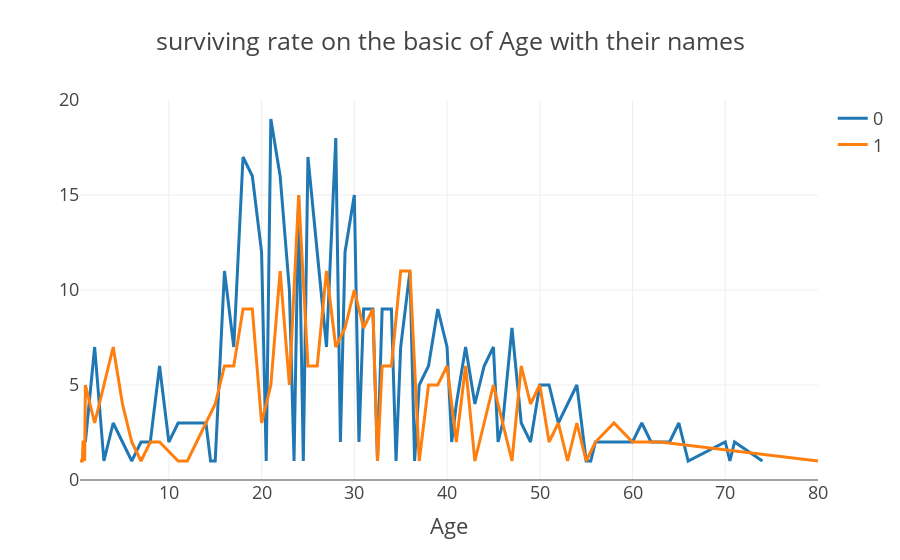

This figure's notebook cell:
### Code cell
col = "Age"
v1 = df_sur[col].value_counts().reset_index()
v1 = v1.rename(columns={col:'count',"index":col})
v1["percent"] = v1["count"].apply(lambda x:100*x/sum(v1["count"]))
v1 = v1.sort_values(col)

v2 = df_not[col].value_counts().reset_index()
v2 = v2.rename(columns={col:'count',"index":col})
v2["percent"] = v2["count"].apply(lambda x:100*x/sum(v1["count"]))
v2 = v2.sort_values(col) 

scat1 = go.Scatter(x = v1[col], y=v1["count"], name="0")
scat2 = go.Scatter(x=v2[col], y=v2["count"], name="1")

data = [scat1, scat2]
layout={'title':"surviving rate on the basic of Age with their names",'xaxis':{'title':"Age"}}
fig = go.Figure(data=data, layout=layout)
fig.layout.template = "presentation"

iplot(fig)

### Figure 1 — Plotly figure (JSON) as saved in the notebook; plotly's stock layout.template omitted (floating-point values rounded to 4 significant figures)
{"data": [{"name": "0", "type": "scatter", "x": [1, 2, 3, 4, 6, 7, 8, 9, 10, 11, 14, 14.5, 15, 16, 17, 18, 19, 20, 20.5, 21, 22, 23, 23.5, 24, 24.5, 25, 26, 27, 28, 28.5, 29, 30, 30.5, 31, 32, 32.5, 33, 34, 34.5, 35, 36, 36.5, 37, 38, 39, 40, 40.5, 41, 42, 43, 44, 45, 45.5, 46, 47, 48, 49, 50, 51, 52, 54, 55, 55.5, 56, 57, 58, 59, 60, 61, 62, 64, 65, 66, 70, 70.5, 71, 74], "y": [2, 7, 1, 3, 1, 2, 2, 6, 2, 3, 3, 1, 1, 11, 7, 17, 16, 12, 1, 19, 16, 10, 1, 15, 1, 17, 12, 7, 18, 2, 12, 15, 2, 9, 9, 1, 9, 9, 1, 7, 11, 1, 5, 6, 9, 7, 2, 4, 7, 4, 6, 7, 2, 3, 8, 3, 2, 5, 5, 3, 5, 1, 1, 2, 2, 2, 2, 2, 3, 2, 2, 3, 1, 2, 1, 2, 1]}, {"name": "1", "type": "scatter", "x": [0.42, 0.67, 0.75, 0.83, 0.92, 1, 2, 3, 4, 5, 6, 7, 8, 9, 11, 12, 13, 14, 15, 16, 17, 18, 19, 20, 21, 22, 23, 24, 25, 26, 27, 28, 29, 30, 31, 32, 32.5, 33, 34, 35, 36, 37, 38, 39, 40, 41, 42, 43, 44, 45, 47, 48, 49, 50, 51, 52, 53, 54, 55, 56, 58, 60, 62, 63, 80], "y": [1, 1, 2, 2, 1, 5, 3, 5, 7, 4, 2, 1, 2, 2, 1, 1, 2, 3, 4, 6, 6, 9, 9, 3, 5, 11, 5, 15, 6, 6, 11, 7, 8, 10, 8, 9, 1, 6, 6, 11, 11, 1, 5, 5, 6, 2, 6, 1, 3, 5, 1, 6, 4, 5, 2, 3, 1, 3, 1, 2, 3, 2, 2, 2, 1]}], "layout": {"title": {"text": "surviving rate on the basic of Age with their names"}, "xaxis": {"title": {"text": "Age"}}}}
